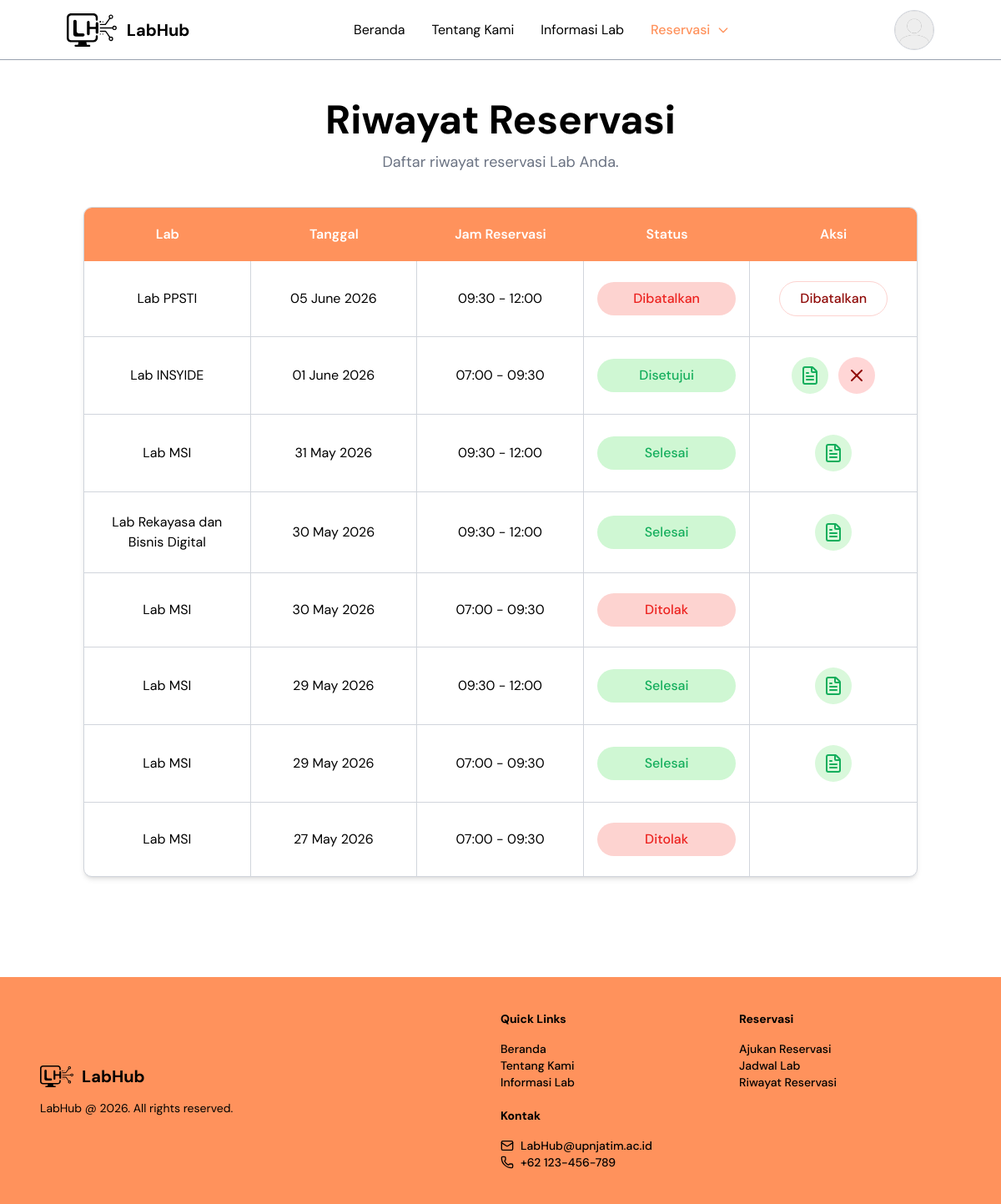
The app's page /index.php?page=riwayat_reservasi (signed in), older data.
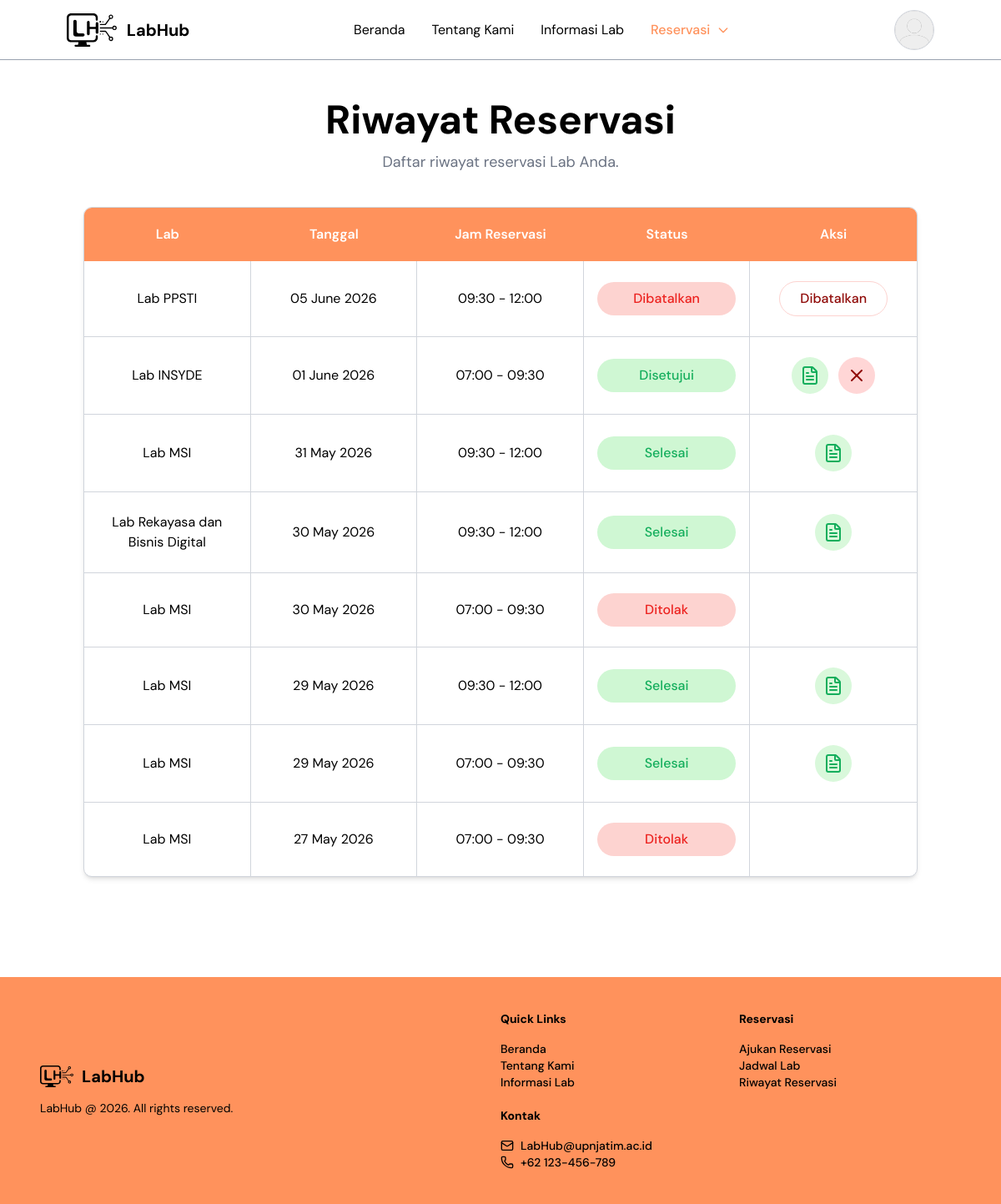
The same page, newer data.
### tables this page shows
CREATE TABLE `reservasi` (
  `id` int NOT NULL,
  `user_id` int NOT NULL,
  `jadwal_id` int NOT NULL,
  `kode_reservasi` varchar(100) DEFAULT NULL,
  `dosen_penanggung_jawab` varchar(100) NOT NULL,
  `kontak` varchar(30) NOT NULL,
  `keperluan` text NOT NULL,
  `berkas` varchar(255) DEFAULT NULL,
  `status` enum('Pending','Disetujui','Ditolak','Dibatalkan','Belum Ambil Kunci','Sedang Berlangsung','Selesai','Tidak Hadir') DEFAULT 'Pending',
  `created_at` timestamp NULL DEFAULT CURRENT_TIMESTAMP,
  `alasan_pembatalan` text,
  `email_h1_dikirim` datetime DEFAULT NULL
);

CREATE TABLE `labs` (
  `id` int NOT NULL,
  `nama_lab` varchar(100) NOT NULL,
  `kode_lab` varchar(10) NOT NULL,
  `kategori` varchar(100) DEFAULT NULL,
  `lokasi` varchar(100) DEFAULT NULL,
  `luas` int DEFAULT NULL,
  `kapasitas` int DEFAULT '0',
  `fasilitas` text,
  `deskripsi` text,
  `gambar` varchar(255) DEFAULT NULL,
  `jam_buka` time NOT NULL,
  `jam_tutup` time NOT NULL,
  `status` enum('Tersedia','Perbaikan','Non-aktif') DEFAULT 'Tersedia',
  `created_at` timestamp NULL DEFAULT CURRENT_TIMESTAMP,
  `slug` varchar(255) DEFAULT NULL
);

CREATE TABLE `jadwal` (
  `id` int NOT NULL,
  `lab_id` int NOT NULL,
  `tanggal` date NOT NULL,
  `sesi` varchar(50) NOT NULL,
  `jam_mulai` time NOT NULL,
  `jam_selesai` time NOT NULL,
  `created_at` timestamp NULL DEFAULT CURRENT_TIMESTAMP
);

### pages/riwayat_reservasi.php (the view, shortened to what the changed rows need)
<?php
include __DIR__ .
    '/../config/config.php';
$limit = 10;
$pageNumber =
    isset($_GET['p'])
    ? (int) $_GET['p']
    : 1;
$offset =
    ($pageNumber - 1) * $limit;
$user_id =
    $_SESSION['user_id'];
$stmt =
    mysqli_prepare(
        $conn,
        "SELECT
            reservasi.id,
            reservasi.status,
            reservasi.kode_reservasi,
            labs.nama_lab,
            jadwal.tanggal,
            jadwal.jam_mulai,
            jadwal.jam_selesai
        FROM reservasi
        JOIN jadwal
        ON reservasi.jadwal_id = jadwal.id
        JOIN labs
        ON jadwal.lab_id = labs.id
        WHERE reservasi.user_id = ?
        ORDER BY jadwal.tanggal DESC
        LIMIT ? OFFSET ?"
    );
mysqli_stmt_bind_param(
    $stmt,
    "iii",
    $user_id,
    $limit,
    $offset
);
mysqli_stmt_execute(
    $stmt
);
$result =
    mysqli_stmt_get_result(
        $stmt
    );
?>
<section class="mt-30 px-4 sm:px-6 lg:px-25 min-h-screen">
    <div class="flex flex-col gap-10">
        <div class="
            flex
            flex-col
            items-center
            text-center
            gap-3
        ">
            <h1 data-aos="fade-up" class="
                text-3xl
                sm:text-4xl
                md:text-5xl
                xl:text-6xl
                font-bold
            ">
                Riwayat Reservasi
            </h1>
        </div>
        <div data-aos="fade-up" data-aos-delay="200" class="
            border
        border-gray-300
            rounded-[10px]
            overflow-hidden
            bg-white
            md:shadow-md
            w-full
        ">
            <div class="hidden md:block">
                <div class="divide-y divide-gray-300">
                    <?php if (
                        mysqli_num_rows($result)
                        > 0
                    ): ?>
                        <?php while (
                            $item =
                            mysqli_fetch_assoc(
                                $result
                            )
                        ): ?>
                            <?php
                            $statusClass =
                                'bg-[#FDD3D0] text-[#EC221F]';
                            if (
                                $item['status']
                                == 'Pending' || $item['status'] == 'Sedang Berlangsung' || $item['status'] == "Belum Ambil Kunci"
                            ) {
                                $statusClass =
                                    'bg-[#FFF1C2] text-[#BF6A02]';
                            } elseif (
                                $item['status']
                                == 'Disetujui' || $item['status'] == 'Selesai' || $item['status'] == 'Tidak Hadir'
                            ) {
                                $statusClass =
                                    'bg-[#CFF7D3] text-[#14AE5C]';
                            }
                            ?>
                            <div class="
                                grid
                                grid-cols-5
                                items-stretch
                            ">
                                <div class="
                                    py-6
                                    px-4
                                    border-r
                                    border-gray-300
                                    flex
                                    items-center
                                    justify-center
                                    text-center
                                ">
                                    <?= htmlspecialchars(
                                        $item['nama_lab']
                                    ) ?>
                                </div>
                                <div class="
                                    py-6
                                    px-4
                                    border-r
                                    border-gray-300
                                    flex
                                    items-center
                                    justify-center
                                    text-center
                                ">
                                    <?= date(
                                        'd F Y',
                                        strtotime(
                                            $item['tanggal']
                                        )
                                    ) ?>
                                </div>
                                <div class="
                                    py-6
                                    px-4
                                    border-r
                                    border-gray-300
                                    flex
                                    items-center
                                    justify-center
                                    text-center
                                    whitespace-nowrap
                                ">
                                    <?= substr(
                                        $item['jam_mulai'],
                                        0,
                                        5
                                    ) ?>
                                    -
                                    <?= substr(
                                        $item['jam_selesai'],
                                        0,
                                        5
                                    ) ?>
                                </div>
                                <div class="
                                    py-6
                                    px-4
                                    border-r
                                    border-gray-300
                                    flex
                                    justify-center
                                    items-center
                                ">
                                    <div class="
                                        flex
                                        justify-center
                                        items-center
                                        w-full
                                    ">
                                        <span class="
                                                    px-2
                                                    xl:px-4
                                                    py-2
                                                    rounded-full
                                                    font-medium
                                                    text-center
                                                    w-full
                                                    <?= $statusClass ?>
                                                ">
                                            <?php if ($item['status'] == 'Dibatalkan' || $item['status'] == 'Ditolak'): ?>
                                                <?= $item['status'] ?>
                                            <?php elseif ($item['status'] == 'Disetujui'): ?>
                                                <?= $item['status'] ?>
                                            <?php elseif ($item['status'] == 'Selesai' || $item['status'] == 'Tidak Hadir'): ?>
                                                Selesai
                                            <?php elseif ($item['status'] == 'Belum Ambil Kunci' || $item['status'] == 'Sedang Berlangsung'): ?>
                                                Berlangsung
                                            <?php else: ?>             <?= $item['status'] ?>
                                            <?php endif; ?>
                                        </span>
                                    </div>
                                </div>
                                <div class="
                                    py-6
                                    px-4
                                    flex
                                    justify-center
                                    items-center
                                ">
                                    <div class="
                                        flex
                                        justify-center
                                        items-center
                                        gap-3
                                    ">
                                        <?php if (
                                            $item['status']
                                            == 'Pending'
                                        ): ?>
                                            <button onclick="openDeleteModal(<?= $item['id'] ?>)" class="
                                                px-6
                                                py-2
                                                rounded-full
                                                bg-[#FDD3D0]
                                                font-medium
                                                hover:opacity-80
                                                cursor-pointer
                                            ">
                                                Batalkan
                                            </button>
                                        <?php elseif (
                                            $item['status']
                                            == 'Disetujui'
                                        ): ?>
                                            <button data-code="<?= $item['kode_reservasi'] ?>" data-date="<?= date(
                                                  'd F Y',
                                                  strtotime($item['tanggal'])
                                              ) ?>" data-time="<?= substr(
                                                   $item['jam_mulai'],
                                                   0,
                                                   5
                                               ) ?>
-
    <?= substr(
                        $item['jam_selesai'],
                        0,
                        5
                    ) ?>" onclick="
        openCodeModal(this)
    " class="
                                                w-11
                                                h-11
                                                rounded-full
                                                bg-[#D9F8DB]
                                                flex
                                                items-center
                                                justify-center
                                                hover:opacity-80
                                                cursor-pointer
                                            ">
                                                <i data-lucide="file-text" class="text-[#14AE5C]"></i>
                                            </button>
                                            <button onclick="
                                                                openCancelModal(
                                                                    <?= $item['id'] ?>
                                                                )
                                                            " class="
                                                w-11
                                                h-11
                                                rounded-full
                                                bg-[#FFD6D6]
                                                flex
                                                items-center
                                                justify-center
                                                hover:opacity-80
                                                cursor-pointer
                                            ">
                                                <i data-lucide="x" class="text-[#900B09]"></i>
                                            </button>
                                        <?php elseif (
                                            $item['status']
                                            == 'Dibatalkan'
                                        ): ?>
                                            <span class="
                                                px-6
                                                py-2
                                                rounded-full
                                                border
                                                border-[#FDD3D0]
                                                text-[#900B09]
                                                font-medium
                                            ">
                                                Dibatalkan
                                            </span>
                                        <?php elseif (
                                            $item['status'] == 'Sedang Berlangsung' || $item['status'] == 'Selesai'
                                            || $item['status'] == 'Belum Ambil Kunci' || $item['status'] == 'Tidak Hadir'
                                        ): ?>
                                            <button data-code="<?= $item['kode_reservasi'] ?>" data-date="<?= date(
                                                  'd F Y',
                                                  strtotime($item['tanggal'])
                                              ) ?>" data-time="<?= substr(
                                                   $item['jam_mulai'],
                                                   0,
                                                   5
                                               ) ?>
-
    <?= substr(
                        $item['jam_selesai'],
                        0,
                        5
                    ) ?>" onclick="
        openCodeModal(this)
    " class="
                                                w-11
                                                h-11
                                                rounded-full
                                                bg-[#D9F8DB]
                                                flex
                                                items-center
                                                justify-center
                                                hover:opacity-80
                                                cursor-pointer
                                            ">
                                                <i data-lucide="file-text" class="text-[#14AE5C]"></i>
                                            </button>
                                        <?php else: ?>
                                        <?php endif; ?>
                                    </div>
                                </div>
                            </div>
                        <?php endwhile; ?>
                    <?php endif; ?>
                </div>
            </div>
        </div>
    </div>
</section>

Row changes from the older to the newer data that the page shows:
changed reservasi "Disetujui": labs.nama_lab "Lab INSYIDE" → "Lab INSYDE"
